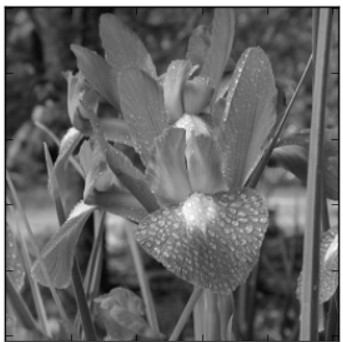
#> input picture demo/sample/平滑和滤波/images/flower.jpg, 343 x 342 px, found by its file name
$ python filter2D.py
#> lines starting #> are read from the running program, lines starting #| are printed output that depends on the picture
import cv2
import numpy as np
import matplotlib.pyplot as plt

img = cv2.imread('./image/flower.jpg',0) #直接读为灰度图像
#> img is the input picture: shape (342, 343); min 0, max 255, mean 103.5
img1 = np.float32(img) #转化数值类型
kernel = np.ones((5,5),np.float32)/25

dst = cv2.filter2D(img1,-1,kernel)
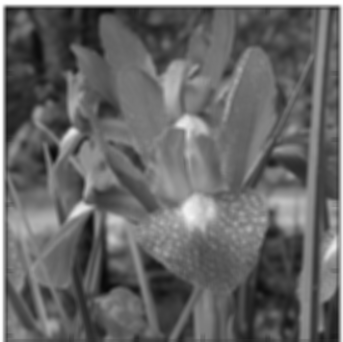
#> dst: shape (342, 343) float32; min 10.12, max 255, mean 103.5
#cv2.filter2D(src,dst,kernel,auchor=(-1,-1))函数：
#输出图像与输入图像大小相同
#中间的数为-1，输出数值格式的相同plt.figure()
plt.subplot(1,2,1),plt.imshow(img1,'gray')#默认彩色，另一种彩色bgr
plt.subplot(1,2,2),plt.imshow(dst,'gray')
plt.show()
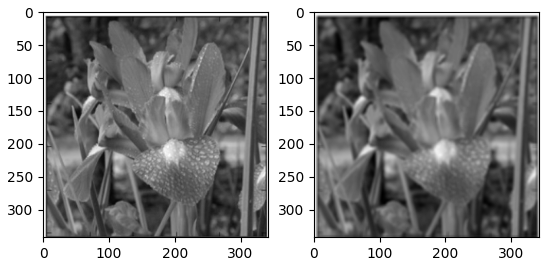
#> figure drawn by matplotlib, 2 panels
